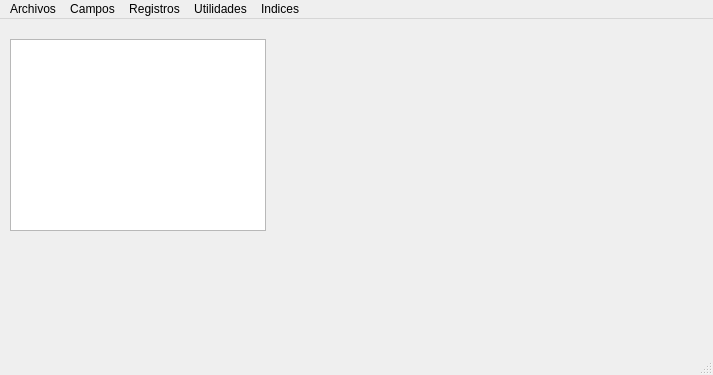
<?xml version="1.0" encoding="UTF-8"?>
<ui version="4.0">
 <class>MainWindow</class>
 <widget class="QMainWindow" name="MainWindow">
  <property name="geometry">
   <rect>
    <x>0</x>
    <y>0</y>
    <width>713</width>
    <height>375</height>
   </rect>
  </property>
  <property name="windowTitle">
   <string>Access dacm26</string>
  </property>
  <widget class="QWidget" name="centralWidget">
   <widget class="QTableView" name="table">
    <property name="geometry">
     <rect>
      <x>10</x>
      <y>20</y>
      <width>256</width>
      <height>192</height>
     </rect>
    </property>
   </widget>
  </widget>
  <widget class="QMenuBar" name="menuBar">
   <property name="geometry">
    <rect>
     <x>0</x>
     <y>0</y>
     <width>713</width>
     <height>20</height>
    </rect>
   </property>
   <widget class="QMenu" name="menuArchivos">
    <property name="title">
     <string>Archivos</string>
    </property>
    <addaction name="actionNuevo"/>
    <addaction name="actionAbrir"/>
    <addaction name="actionGuardar"/>
    <addaction name="actionImprimir"/>
    <addaction name="actionCerrar"/>
    <addaction name="actionSalir"/>
   </widget>
   <widget class="QMenu" name="menuCampos">
    <property name="title">
     <string>Campos</string>
    </property>
    <addaction name="actionCrear"/>
    <addaction name="actionModificar"/>
    <addaction name="actionListar"/>
   </widget>
   <widget class="QMenu" name="menuRegistros">
    <property name="title">
     <string>Registros</string>
    </property>
    <addaction name="actionIntroducir"/>
    <addaction name="actionBuscar"/>
    <addaction name="actionBorrar"/>
    <addaction name="actionListar_2"/>
    <addaction name="separator"/>
    <addaction name="actionCruzar"/>
   </widget>
   <widget class="QMenu" name="menuIndices">
    <property name="title">
     <string>Indices</string>
    </property>
   </widget>
   <widget class="QMenu" name="menuUtilidades">
    <property name="title">
     <string>Utilidades</string>
    </property>
    <addaction name="actionImportar_XML"/>
    <addaction name="actionExportar_XML"/>
    <addaction name="actionImportal_Json"/>
    <addaction name="actionExportar_Json"/>
   </widget>
   <addaction name="menuArchivos"/>
   <addaction name="menuCampos"/>
   <addaction name="menuRegistros"/>
   <addaction name="menuUtilidades"/>
   <addaction name="menuIndices"/>
  </widget>
  <widget class="QStatusBar" name="statusBar"/>
  <action name="actionNuevo">
   <property name="text">
    <string>Nuevo</string>
   </property>
  </action>
  <action name="actionAbrir">
   <property name="text">
    <string>Abrir</string>
   </property>
  </action>
  <action name="actionGuardar">
   <property name="text">
    <string>Guardar</string>
   </property>
  </action>
  <action name="actionImprimir">
   <property name="text">
    <string>Imprimir</string>
   </property>
  </action>
  <action name="actionCerrar">
   <property name="text">
    <string>Cerrar </string>
   </property>
  </action>
  <action name="actionSalir">
   <property name="text">
    <string>Salir</string>
   </property>
  </action>
  <action name="actionCrear">
   <property name="text">
    <string>Crear</string>
   </property>
  </action>
  <action name="actionModificar">
   <property name="text">
    <string>Modificar</string>
   </property>
  </action>
  <action name="actionListar">
   <property name="text">
    <string>Listar</string>
   </property>
  </action>
  <action name="actionIntroducir">
   <property name="text">
    <string>Introducir</string>
   </property>
  </action>
  <action name="actionBuscar">
   <property name="text">
    <string>Buscar</string>
   </property>
  </action>
  <action name="actionBorrar">
   <property name="text">
    <string>Borrar</string>
   </property>
  </action>
  <action name="actionListar_2">
   <property name="text">
    <string>Listar</string>
   </property>
  </action>
  <action name="actionCruzar">
   <property name="text">
    <string>Cruzar</string>
   </property>
  </action>
  <action name="actionImportar_XML">
   <property name="text">
    <string>Importar XML</string>
   </property>
  </action>
  <action name="actionExportar_XML">
   <property name="text">
    <string>Exportar XML</string>
   </property>
  </action>
  <action name="actionImportal_Json">
   <property name="text">
    <string>Importar Json</string>
   </property>
  </action>
  <action name="actionExportar_Json">
   <property name="text">
    <string>Exportar Json</string>
   </property>
  </action>
 </widget>
 <layoutdefault spacing="6" margin="11"/>
 <resources/>
 <connections/>
</ui>
